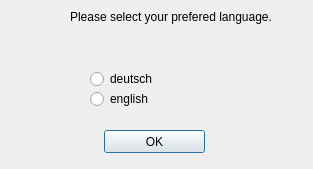
<?xml version="1.0" encoding="UTF-8"?>
<ui version="4.0">
 <class>LangSelectClass</class>
 <widget class="QDialog" name="LangSelectClass">
  <property name="geometry">
   <rect>
    <x>0</x>
    <y>0</y>
    <width>313</width>
    <height>169</height>
   </rect>
  </property>
  <property name="sizePolicy">
   <sizepolicy hsizetype="Preferred" vsizetype="Preferred">
    <horstretch>0</horstretch>
    <verstretch>0</verstretch>
   </sizepolicy>
  </property>
  <property name="minimumSize">
   <size>
    <width>313</width>
    <height>169</height>
   </size>
  </property>
  <property name="maximumSize">
   <size>
    <width>313</width>
    <height>169</height>
   </size>
  </property>
  <property name="windowTitle">
   <string>WinMusik Setup</string>
  </property>
  <property name="locale">
   <locale language="English" country="UnitedStates"/>
  </property>
  <widget class="QRadioButton" name="lang_de">
   <property name="geometry">
    <rect>
     <x>90</x>
     <y>70</y>
     <width>84</width>
     <height>18</height>
    </rect>
   </property>
   <property name="text">
    <string>deutsch</string>
   </property>
  </widget>
  <widget class="QRadioButton" name="lang_en">
   <property name="geometry">
    <rect>
     <x>90</x>
     <y>90</y>
     <width>84</width>
     <height>18</height>
    </rect>
   </property>
   <property name="text">
    <string>english</string>
   </property>
  </widget>
  <widget class="QLabel" name="label">
   <property name="geometry">
    <rect>
     <x>70</x>
     <y>10</y>
     <width>241</width>
     <height>61</height>
    </rect>
   </property>
   <property name="text">
    <string>Please select your prefered language.</string>
   </property>
   <property name="alignment">
    <set>Qt::AlignLeading|Qt::AlignLeft|Qt::AlignTop</set>
   </property>
   <property name="wordWrap">
    <bool>true</bool>
   </property>
  </widget>
  <widget class="QLabel" name="label_2">
   <property name="geometry">
    <rect>
     <x>10</x>
     <y>10</y>
     <width>51</width>
     <height>51</height>
    </rect>
   </property>
   <property name="text">
    <string/>
   </property>
   <property name="pixmap">
    <pixmap resource="../resources.qrc">:/devices48/resources/tr48x48-0013.png</pixmap>
   </property>
  </widget>
  <widget class="QPushButton" name="okButton">
   <property name="geometry">
    <rect>
     <x>104</x>
     <y>130</y>
     <width>101</width>
     <height>23</height>
    </rect>
   </property>
   <property name="text">
    <string>OK</string>
   </property>
   <property name="icon">
    <iconset resource="../resources.qrc">
     <normaloff>:/icons/resources/button_ok.png</normaloff>:/icons/resources/button_ok.png</iconset>
   </property>
  </widget>
 </widget>
 <layoutdefault spacing="6" margin="11"/>
 <resources>
  <include location="../resources.qrc"/>
  <include location="../resources.qrc"/>
 </resources>
 <connections/>
</ui>
